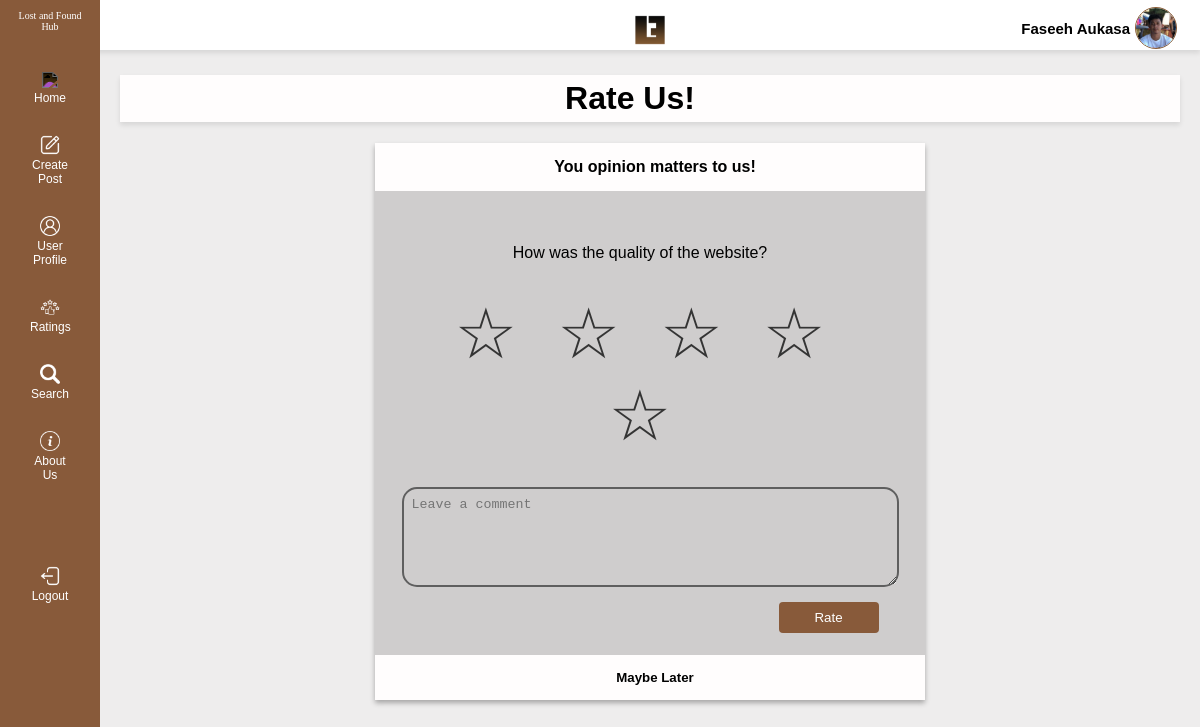
Screenshot of /add-ratings/ (signed in) with the database file from the repository.
### myapp/models.py (models this page shows, shortened)
class CustomUser(AbstractUser):
    userID = models.AutoField(primary_key=True)
    full_name = models.CharField(max_length=255)
    gender = models.CharField(max_length=10)
    email = models.EmailField(max_length=200)
    address = models.CharField(max_length=255)
    contact = models.CharField(max_length=15)
    profile_pic = models.ImageField(upload_to='images/profile_pics/', null=True, blank=True)
    is_admin = models.BooleanField(default=False)

### myapp/views.py (the view)
# urls.py: path('add-ratings/', views.add_ratings, name='add_ratings'),
@login_required(login_url='/')
def add_ratings(request):
    if request.method == 'POST':
        form = RatingForm(request.POST)
        if form.is_valid():
            rating = form.save(commit=False)
            rating.userID = request.user
            rating.save()
            return redirect('myapp:ratings_list')  # Replace 'success_page' with the URL where you want to redirect after a successful submission
    else:
        form = RatingForm()
    return render(request, 'myapp/add_ratings.html', {'form': form})

### myapp/forms.py
class RatingForm(forms.ModelForm):
    class Meta:
        model = Rating
        fields = ['ratings', 'comment']
        widgets = {
            'comment': forms.Textarea(attrs={'rows': 3}),
            'ratings': forms.TextInput(attrs={'type': 'number', 'min': 1, 'max': 5}),
        }
    def __init__(self, *args, **kwargs):
        super(RatingForm, self).__init__(*args, **kwargs)
        self.fields['comment'].required = False
        ratings = forms.IntegerField(
        label='Ratings',
        widget=forms.TextInput(attrs={'type': 'number', 'min': 1, 'max': 5})
    )

### myapp/templates/myapp/add_ratings.html (shortened to what this page needs)
{%load static%}
<!DOCTYPE html>
<html lang="en">
<head>
    <link rel="stylesheet" href="{% static 'myapp/css/add_rates.css' %}">
</head>
<body>
    <header>
    <div id="content">
        </div>
        <div class="logo-image">
            <img src="{% static 'myapp/img/lflogo.png' %}">
          </div>
        <div class="user-name">
            {% if user.full_name %}
            <span>{{ user.full_name }}</span>
    {% else %}
    <span style='color:transparent;'>halu</span>
    {% endif %}
    </div>
    <div class="user-profile-pic">
        {% if user.profile_pic %}
        <img src="{{ user.profile_pic.url }}" alt="Profile Picture">
    {% else %}
        <img src="{% static 'myapp/img/user.png' %}" class="user-profile-pic">
    {% endif %}
    </div>
        </header>
        <div id="sidebar" class="collapsed">
            <p>Lost and Found Hub</p>
            <a href="/home"><img src="{% static 'myapp/img/home-button.png' %}"> Home</a>
                <a href="/create-post"><img src="{% static 'myapp/img/edit.png' %}">Create Post</a>
                <a href="/user-profile"><img src="{% static 'myapp/img/user1.png' %}">User Profile</a>
                <a href="/ratings"><img src="{% static 'myapp/img/rate.png' %}">Ratings</a>
                <a href="/search"><img src="{% static 'myapp/img/search.png' %}">Search</a>
                <a href="/about_us"><img src="{% static 'myapp/img/info.png' %}">About Us</a>
                <br>
                <br>
                <br>
                <a href="/logout"><img src="{% static 'myapp/img/logout.png' %}">Logout</a>
    </div>
    <div id="main">
        <h1>Rate Us!</h1>
        <div id="container">
        <h4>You opinion matters to us!</h4>
    <form method="POST">
        <p>How was the quality of the website?</p>
        <div class="rating">
            <span class="star" data-rating="1"></span>
            <span class="star" data-rating="2"></span>
            <span class="star" data-rating="3"></span>
            <span class="star" data-rating="4"></span>
            <span class="star" data-rating="5"></span>
        </div>
        <div class="form-group">
            <textarea name="comment" placeholder="Leave a comment"></textarea>
        </div>
        <button type="submit">Rate</button>
    </form>
    <h5><a href="/ratings">Maybe Later</a></h5>
</div>
</div>
</body>
</html>

### myapp/static/myapp/css/add_rates.css (style rules this page uses)
body, html { margin: 0; padding: 0; font-family: Arial, Helvetica, sans-serif; background-color: #EEEDED; position: relative; height: 100%; }
header { position: relative; height: 30px; justify-content: space-between; align-items: center; background-color: #ffff; color: rgb(0, 0, 0); padding: 10px; box-shadow: 0px 3px 5px rgba(0, 0, 0, 0.1); }
#content { margin-left: 0; transition: margin-left 0.3s; top: 7px; left: 15px; padding: 10px; position: absolute; z-index: 1; transition: 1s ease-in-out; }
#sidebar { background-color: #885A3A; height: 100%; width: 100px; position: fixed; top: 0; left: 0; text-align: center; overflow-x: hidden; padding-top: 50px; transition: left .7s ease-in-out; }
#sidebar p { color: #ffffff; font-family: 'Times New Roman', Times, serif; font-size: 10px; padding: 10px; margin-top: -50px; }
#sidebar a { padding: 30px; padding-bottom: 10px; padding-top: 20px; text-decoration: none; text-align: center; font-size: 12px; color: #ffffff; display: block; word-spacing: 10px; margin: 0; }
#sidebar img { width: 20px; filter: invert(); }
#main { position: relative; transition: margin-left .5s; padding: 20px; margin-left: 100px; }
h1 { background-color: #FFFDFD; margin-top: 5px; padding: 5px; text-align: center; box-shadow: 0px 3px 5px rgba(0, 0, 0, 0.1); }
h4 { background-color: #FFFDFD; text-align: center; padding: 15px; width: 100%; margin-top: -20px; }
h5 { background-color: #FFFDFD; text-align: center; padding: 15px; width: 100%; margin-bottom: -20px; }
#main a { text-decoration: none; }
#main p { padding: 15px; text-align: center; }
#content { transition: margin 0.5s; }
#container { padding: 20px; position: relative; background-color: rgb(207, 205, 205); width: 50%; margin: 0 auto; box-shadow: 0px 3px 5px rgba(0, 0, 0, 0.3); overflow: hidden; word-wrap: break-word; display: flex; flex-direction: column; font-size: medium; height: auto; clear: both; padding-left: 0; margin-bottom: 30px; }
form { width: 100%; max-width: 90%; margin: 0 auto; }
.form-group { margin-bottom: 5px; }
input, textarea { width: 100%; padding: 8px; border: 1px solid #ccc; }
button { margin-top: 10px; background-color: #885A3A; color: #fff; border: none; width: 100px; padding: 8px; border-radius: 4px; float: right; }
a { color: #000; }
.form-group input[type="text"], .form-group select, .form-group textarea { background-color: transparent; width: 100%; padding: 8px; border: 2px solid rgb(95, 95, 95); vertical-align: top; height: 80px; border-radius: 15px; margin-top: 30px; }
.user-profile-pic img { position: relative; margin-right: 13px; width: 40px; height: 40px; border-radius: 50%; float: right; bottom: 60px; border: 1px solid #885A34; }
.user-name { position: relative; text-align: right; margin-right: 60px; font-weight: bold; font-size: 15px; bottom: 30px; }
.logo-image img { position: relative; width: 40px; margin: 0 auto; display: block; left: 50px; z-index: 2; }
.rating { font-size: 0; text-align: center; }
.star { font-size: 70px; cursor: pointer; color: #343434; padding: 20px; }
.star::before { content: '\2606'; }

### rows the page displays
CustomUser: full_name "Faseeh Aukasa", profile_pic (picture)
